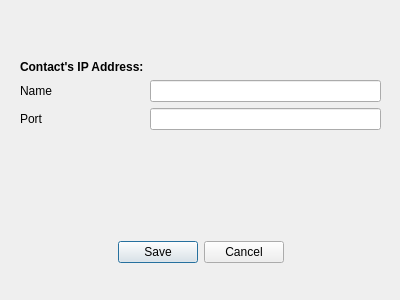
<?xml version="1.0" encoding="UTF-8"?>
<ui version="4.0">
 <class>EditContactWindow</class>
 <widget class="QDialog" name="EditContactWindow">
  <property name="geometry">
   <rect>
    <x>0</x>
    <y>0</y>
    <width>400</width>
    <height>300</height>
   </rect>
  </property>
  <property name="windowTitle">
   <string>Dialog</string>
  </property>
  <widget class="QWidget" name="layoutWidget">
   <property name="geometry">
    <rect>
     <x>0</x>
     <y>0</y>
     <width>401</width>
     <height>231</height>
    </rect>
   </property>
   <layout class="QFormLayout" name="formLayout">
    <property name="leftMargin">
     <number>20</number>
    </property>
    <property name="topMargin">
     <number>60</number>
    </property>
    <property name="rightMargin">
     <number>20</number>
    </property>
    <item row="0" column="0">
     <widget class="QLabel" name="lbIP">
      <property name="font">
       <font>
        <weight>75</weight>
        <bold>true</bold>
       </font>
      </property>
      <property name="text">
       <string>Contact's IP Address:</string>
      </property>
     </widget>
    </item>
    <item row="3" column="1">
     <widget class="QLineEdit" name="leName"/>
    </item>
    <item row="3" column="0">
     <widget class="QLabel" name="lbName">
      <property name="text">
       <string>Name</string>
      </property>
     </widget>
    </item>
    <item row="4" column="0">
     <widget class="QLabel" name="lbPort">
      <property name="text">
       <string>Port</string>
      </property>
     </widget>
    </item>
    <item row="4" column="1">
     <widget class="QLineEdit" name="lePort"/>
    </item>
    <item row="0" column="1">
     <widget class="QLabel" name="ipLabel">
      <property name="font">
       <font>
        <weight>75</weight>
        <bold>true</bold>
       </font>
      </property>
      <property name="text">
       <string/>
      </property>
     </widget>
    </item>
   </layout>
  </widget>
  <widget class="QDialogButtonBox" name="bbAddContact">
   <property name="geometry">
    <rect>
     <x>0</x>
     <y>240</y>
     <width>401</width>
     <height>24</height>
    </rect>
   </property>
   <property name="orientation">
    <enum>Qt::Horizontal</enum>
   </property>
   <property name="standardButtons">
    <set>QDialogButtonBox::Cancel|QDialogButtonBox::Save</set>
   </property>
   <property name="centerButtons">
    <bool>true</bool>
   </property>
  </widget>
 </widget>
 <resources/>
 <connections/>
</ui>
